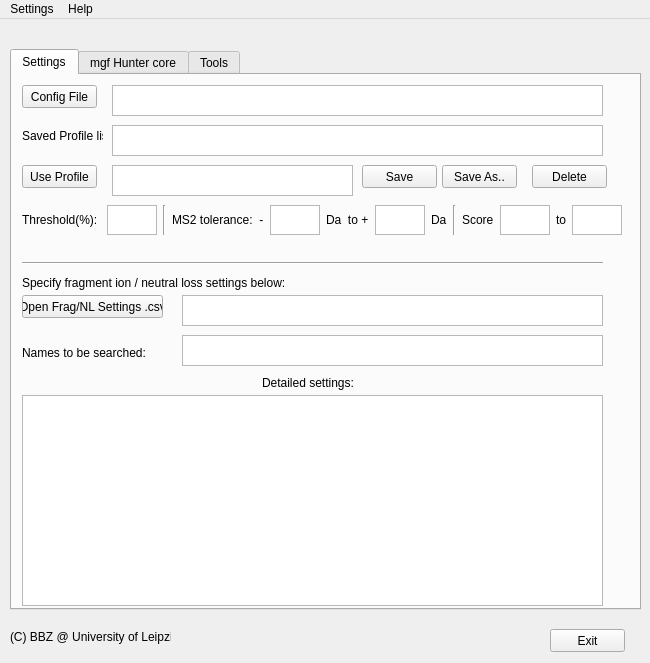
<?xml version="1.0" encoding="UTF-8"?>
<ui version="4.0">
 <class>mgfHunterGUI</class>
 <widget class="QMainWindow" name="mgfHunterGUI">
  <property name="geometry">
   <rect>
    <x>0</x>
    <y>0</y>
    <width>650</width>
    <height>663</height>
   </rect>
  </property>
  <property name="windowTitle">
   <string>mgfHunter_alpha</string>
  </property>
  <widget class="QWidget" name="centralWidget">
   <widget class="QTabWidget" name="TabFrame">
    <property name="geometry">
     <rect>
      <x>10</x>
      <y>30</y>
      <width>631</width>
      <height>561</height>
     </rect>
    </property>
    <property name="currentIndex">
     <number>0</number>
    </property>
    <widget class="QWidget" name="Config_Tab">
     <attribute name="title">
      <string>Settings</string>
     </attribute>
     <widget class="QWidget" name="horizontalLayoutWidget">
      <property name="geometry">
       <rect>
        <x>10</x>
        <y>130</y>
        <width>593</width>
        <height>41</height>
       </rect>
      </property>
      <layout class="QHBoxLayout" name="horizontalLayout">
       <property name="sizeConstraint">
        <enum>QLayout::SetFixedSize</enum>
       </property>
       <property name="rightMargin">
        <number>0</number>
       </property>
       <item>
        <widget class="QLabel" name="Threshold_LB">
         <property name="text">
          <string>Threshold(%): </string>
         </property>
        </widget>
       </item>
       <item>
        <widget class="QTextEdit" name="Threshold_txt">
         <property name="maximumSize">
          <size>
           <width>50</width>
           <height>30</height>
          </size>
         </property>
        </widget>
       </item>
       <item>
        <widget class="Line" name="line_4">
         <property name="orientation">
          <enum>Qt::Vertical</enum>
         </property>
        </widget>
       </item>
       <item>
        <widget class="QLabel" name="MS2Low_LB">
         <property name="text">
          <string>MS2 tolerance:  -</string>
         </property>
        </widget>
       </item>
       <item>
        <widget class="QTextEdit" name="MS2Low_txt">
         <property name="maximumSize">
          <size>
           <width>50</width>
           <height>30</height>
          </size>
         </property>
        </widget>
       </item>
       <item>
        <widget class="QLabel" name="MS2High_LB">
         <property name="text">
          <string>Da  to +</string>
         </property>
        </widget>
       </item>
       <item>
        <widget class="QTextEdit" name="MS2High_txt">
         <property name="maximumSize">
          <size>
           <width>50</width>
           <height>30</height>
          </size>
         </property>
        </widget>
       </item>
       <item>
        <widget class="QLabel" name="MS2unit_LB">
         <property name="text">
          <string>Da</string>
         </property>
        </widget>
       </item>
       <item>
        <widget class="Line" name="line_3">
         <property name="orientation">
          <enum>Qt::Vertical</enum>
         </property>
        </widget>
       </item>
       <item>
        <widget class="QLabel" name="Socre1_LB">
         <property name="text">
          <string>Score</string>
         </property>
        </widget>
       </item>
       <item>
        <widget class="QTextEdit" name="Score1_txt">
         <property name="maximumSize">
          <size>
           <width>50</width>
           <height>30</height>
          </size>
         </property>
        </widget>
       </item>
       <item>
        <widget class="QLabel" name="Score2_LB">
         <property name="text">
          <string>to</string>
         </property>
        </widget>
       </item>
       <item>
        <widget class="QTextEdit" name="Score2_txt">
         <property name="maximumSize">
          <size>
           <width>50</width>
           <height>30</height>
          </size>
         </property>
        </widget>
       </item>
      </layout>
     </widget>
     <widget class="QPushButton" name="ConName_PB">
      <property name="geometry">
       <rect>
        <x>10</x>
        <y>10</y>
        <width>75</width>
        <height>23</height>
       </rect>
      </property>
      <property name="text">
       <string>Config File</string>
      </property>
     </widget>
     <widget class="QTextEdit" name="ConName_txt">
      <property name="geometry">
       <rect>
        <x>100</x>
        <y>10</y>
        <width>491</width>
        <height>31</height>
       </rect>
      </property>
     </widget>
     <widget class="QPushButton" name="ConSave_PB">
      <property name="geometry">
       <rect>
        <x>350</x>
        <y>90</y>
        <width>75</width>
        <height>23</height>
       </rect>
      </property>
      <property name="text">
       <string>Save</string>
      </property>
     </widget>
     <widget class="QPushButton" name="ConSaveAs_PB">
      <property name="geometry">
       <rect>
        <x>430</x>
        <y>90</y>
        <width>75</width>
        <height>23</height>
       </rect>
      </property>
      <property name="text">
       <string>Save As..</string>
      </property>
     </widget>
     <widget class="QTextEdit" name="Con_profile_List_txt">
      <property name="geometry">
       <rect>
        <x>100</x>
        <y>50</y>
        <width>491</width>
        <height>31</height>
       </rect>
      </property>
     </widget>
     <widget class="QTextEdit" name="ConUse_PB_txt">
      <property name="geometry">
       <rect>
        <x>100</x>
        <y>90</y>
        <width>241</width>
        <height>31</height>
       </rect>
      </property>
     </widget>
     <widget class="QLabel" name="Con_profile_List_LB">
      <property name="geometry">
       <rect>
        <x>10</x>
        <y>50</y>
        <width>81</width>
        <height>21</height>
       </rect>
      </property>
      <property name="text">
       <string>Saved Profile list</string>
      </property>
     </widget>
     <widget class="QPushButton" name="ConUse_PB">
      <property name="geometry">
       <rect>
        <x>10</x>
        <y>90</y>
        <width>75</width>
        <height>23</height>
       </rect>
      </property>
      <property name="text">
       <string>Use Profile</string>
      </property>
     </widget>
     <widget class="QPushButton" name="ConDelete_PB">
      <property name="geometry">
       <rect>
        <x>520</x>
        <y>90</y>
        <width>75</width>
        <height>23</height>
       </rect>
      </property>
      <property name="text">
       <string>Delete</string>
      </property>
     </widget>
     <widget class="QPushButton" name="inSetFile_PB">
      <property name="geometry">
       <rect>
        <x>10</x>
        <y>220</y>
        <width>141</width>
        <height>23</height>
       </rect>
      </property>
      <property name="text">
       <string>Open Frag/NL Settings .csv</string>
      </property>
     </widget>
     <widget class="QTextEdit" name="inSetFile_txt">
      <property name="geometry">
       <rect>
        <x>170</x>
        <y>220</y>
        <width>421</width>
        <height>31</height>
       </rect>
      </property>
     </widget>
     <widget class="QLabel" name="ShowTypeList_LB">
      <property name="geometry">
       <rect>
        <x>10</x>
        <y>270</y>
        <width>141</width>
        <height>16</height>
       </rect>
      </property>
      <property name="text">
       <string>Names to be searched:</string>
      </property>
     </widget>
     <widget class="QTextEdit" name="ShowTypeList_txt">
      <property name="geometry">
       <rect>
        <x>170</x>
        <y>260</y>
        <width>421</width>
        <height>31</height>
       </rect>
      </property>
     </widget>
     <widget class="QLabel" name="ShowFullSettings__LB">
      <property name="geometry">
       <rect>
        <x>250</x>
        <y>300</y>
        <width>101</width>
        <height>16</height>
       </rect>
      </property>
      <property name="text">
       <string>Detailed settings:</string>
      </property>
     </widget>
     <widget class="QTextEdit" name="ShowFullSettings_txt">
      <property name="geometry">
       <rect>
        <x>10</x>
        <y>320</y>
        <width>581</width>
        <height>211</height>
       </rect>
      </property>
     </widget>
     <widget class="QLabel" name="setintro_LB">
      <property name="geometry">
       <rect>
        <x>10</x>
        <y>200</y>
        <width>271</width>
        <height>16</height>
       </rect>
      </property>
      <property name="text">
       <string>Specify fragment ion / neutral loss settings below:</string>
      </property>
     </widget>
     <widget class="Line" name="line">
      <property name="geometry">
       <rect>
        <x>10</x>
        <y>180</y>
        <width>581</width>
        <height>16</height>
       </rect>
      </property>
      <property name="orientation">
       <enum>Qt::Horizontal</enum>
      </property>
     </widget>
    </widget>
    <widget class="QWidget" name="mgfHunter_Tab">
     <attribute name="title">
      <string>mgf Hunter core</string>
     </attribute>
     <widget class="QWidget" name="formLayoutWidget_5">
      <property name="geometry">
       <rect>
        <x>10</x>
        <y>50</y>
        <width>601</width>
        <height>231</height>
       </rect>
      </property>
      <layout class="QFormLayout" name="formLayout_5">
       <property name="fieldGrowthPolicy">
        <enum>QFormLayout::AllNonFixedFieldsGrow</enum>
       </property>
       <item row="0" column="1">
        <widget class="QLabel" name="Filter1_LB">
         <property name="text">
          <string>1. select the .mgf file</string>
         </property>
        </widget>
       </item>
       <item row="1" column="0">
        <widget class="QPushButton" name="Filter_in_PB">
         <property name="text">
          <string>Open input.mgf</string>
         </property>
        </widget>
       </item>
       <item row="1" column="1">
        <widget class="QTextEdit" name="Filter_in_txt">
         <property name="maximumSize">
          <size>
           <width>450</width>
           <height>50</height>
          </size>
         </property>
        </widget>
       </item>
       <item row="2" column="1">
        <widget class="QLabel" name="Filter2_LB">
         <property name="text">
          <string>2. Choose where to save the output.mgf</string>
         </property>
        </widget>
       </item>
       <item row="3" column="0">
        <widget class="QPushButton" name="Filter_out_PB">
         <property name="text">
          <string>Save output as</string>
         </property>
        </widget>
       </item>
       <item row="3" column="1">
        <widget class="QTextEdit" name="Filter_out_txt">
         <property name="maximumSize">
          <size>
           <width>450</width>
           <height>50</height>
          </size>
         </property>
        </widget>
       </item>
       <item row="4" column="1">
        <widget class="QLabel" name="Filter3_LB">
         <property name="text">
          <string>3. Click RUN to process.</string>
         </property>
        </widget>
       </item>
       <item row="5" column="0">
        <widget class="QPushButton" name="Filter_run_PB">
         <property name="text">
          <string>RUN--&gt;mgfHunter!</string>
         </property>
        </widget>
       </item>
       <item row="5" column="1">
        <widget class="QTextEdit" name="Filter_run_txt">
         <property name="maximumSize">
          <size>
           <width>450</width>
           <height>50</height>
          </size>
         </property>
        </widget>
       </item>
      </layout>
     </widget>
     <widget class="Line" name="line_2">
      <property name="geometry">
       <rect>
        <x>10</x>
        <y>290</y>
        <width>601</width>
        <height>16</height>
       </rect>
      </property>
      <property name="orientation">
       <enum>Qt::Horizontal</enum>
      </property>
     </widget>
     <widget class="QWidget" name="formLayoutWidget_6">
      <property name="geometry">
       <rect>
        <x>10</x>
        <y>350</y>
        <width>601</width>
        <height>171</height>
       </rect>
      </property>
      <layout class="QFormLayout" name="formLayout_6">
       <property name="fieldGrowthPolicy">
        <enum>QFormLayout::AllNonFixedFieldsGrow</enum>
       </property>
       <item row="0" column="1">
        <widget class="QLabel" name="extractor1_LB">
         <property name="text">
          <string>1. select the .mgf file</string>
         </property>
        </widget>
       </item>
       <item row="1" column="0">
        <widget class="QPushButton" name="extractor_in_PB">
         <property name="text">
          <string>Open input.mgf</string>
         </property>
        </widget>
       </item>
       <item row="1" column="1">
        <widget class="QTextEdit" name="extractor_in_txt">
         <property name="maximumSize">
          <size>
           <width>450</width>
           <height>30</height>
          </size>
         </property>
        </widget>
       </item>
       <item row="2" column="1">
        <widget class="QLabel" name="extractor2_LB">
         <property name="text">
          <string>2. Choose where to save the output.mgf</string>
         </property>
        </widget>
       </item>
       <item row="3" column="0">
        <widget class="QPushButton" name="extractor_out_PB">
         <property name="text">
          <string>Save .csv as</string>
         </property>
        </widget>
       </item>
       <item row="3" column="1">
        <widget class="QTextEdit" name="extractor_out_txt">
         <property name="maximumSize">
          <size>
           <width>450</width>
           <height>30</height>
          </size>
         </property>
        </widget>
       </item>
       <item row="4" column="1">
        <widget class="QLabel" name="extractor3_LB">
         <property name="text">
          <string>3. Click RUN to process.</string>
         </property>
        </widget>
       </item>
       <item row="5" column="0">
        <widget class="QPushButton" name="extractor_run_PB">
         <property name="text">
          <string>RUN--&gt;scan info  list</string>
         </property>
        </widget>
       </item>
       <item row="5" column="1">
        <widget class="QTextEdit" name="extractor_run_txt">
         <property name="maximumSize">
          <size>
           <width>450</width>
           <height>30</height>
          </size>
         </property>
        </widget>
       </item>
      </layout>
     </widget>
     <widget class="QLabel" name="hunterBanner_LB">
      <property name="geometry">
       <rect>
        <x>180</x>
        <y>10</y>
        <width>261</width>
        <height>31</height>
       </rect>
      </property>
      <property name="text">
       <string>&lt;html&gt;&lt;head/&gt;&lt;body&gt;&lt;p align=&quot;center&quot;&gt;&lt;span style=&quot; font-size:16pt; font-weight:600;&quot;&gt;The main filter function&lt;/span&gt;&lt;/p&gt;&lt;/body&gt;&lt;/html&gt;</string>
      </property>
     </widget>
     <widget class="QLabel" name="extractor0_LB">
      <property name="geometry">
       <rect>
        <x>180</x>
        <y>320</y>
        <width>241</width>
        <height>16</height>
       </rect>
      </property>
      <property name="text">
       <string>Extract scan info from .mgf file to a .csv table</string>
      </property>
     </widget>
    </widget>
    <widget class="QWidget" name="Calc_Tab">
     <attribute name="title">
      <string>Tools</string>
     </attribute>
    </widget>
   </widget>
   <widget class="QPushButton" name="exitRun">
    <property name="geometry">
     <rect>
      <x>970</x>
      <y>600</y>
      <width>75</width>
      <height>23</height>
     </rect>
    </property>
    <property name="text">
     <string>Exit</string>
    </property>
   </widget>
   <widget class="QLabel" name="label">
    <property name="geometry">
     <rect>
      <x>10</x>
      <y>610</y>
      <width>161</width>
      <height>16</height>
     </rect>
    </property>
    <property name="text">
     <string>(C) BBZ @ University of Leipzig</string>
    </property>
   </widget>
   <widget class="QPushButton" name="Exit_PB">
    <property name="geometry">
     <rect>
      <x>550</x>
      <y>610</y>
      <width>75</width>
      <height>23</height>
     </rect>
    </property>
    <property name="text">
     <string>Exit</string>
    </property>
   </widget>
  </widget>
  <widget class="QMenuBar" name="menuBar">
   <property name="geometry">
    <rect>
     <x>0</x>
     <y>0</y>
     <width>650</width>
     <height>21</height>
    </rect>
   </property>
   <widget class="QMenu" name="menuHelp">
    <property name="title">
     <string>Help</string>
    </property>
    <addaction name="actionAbout_LPPbox_2"/>
    <addaction name="actionBoxHelp"/>
   </widget>
   <widget class="QMenu" name="menuSettings">
    <property name="title">
     <string>Settings</string>
    </property>
    <addaction name="actionDefault_folders"/>
   </widget>
   <addaction name="menuSettings"/>
   <addaction name="menuHelp"/>
  </widget>
  <action name="actionAbout_LPPbox">
   <property name="text">
    <string>About LPPbox</string>
   </property>
  </action>
  <action name="actionAbout_LPPbox_2">
   <property name="text">
    <string>About LPPbox</string>
   </property>
  </action>
  <action name="actionBoxHelp">
   <property name="text">
    <string>BoxHelp</string>
   </property>
  </action>
  <action name="actionDefault_folders">
   <property name="text">
    <string>Default folders</string>
   </property>
  </action>
 </widget>
 <resources/>
 <connections>
  <connection>
   <sender>Exit_PB</sender>
   <signal>clicked()</signal>
   <receiver>mgfHunterGUI</receiver>
   <slot>close()</slot>
   <hints>
    <hint type="sourcelabel">
     <x>597</x>
     <y>606</y>
    </hint>
    <hint type="destinationlabel">
     <x>486</x>
     <y>601</y>
    </hint>
   </hints>
  </connection>
 </connections>
</ui>
